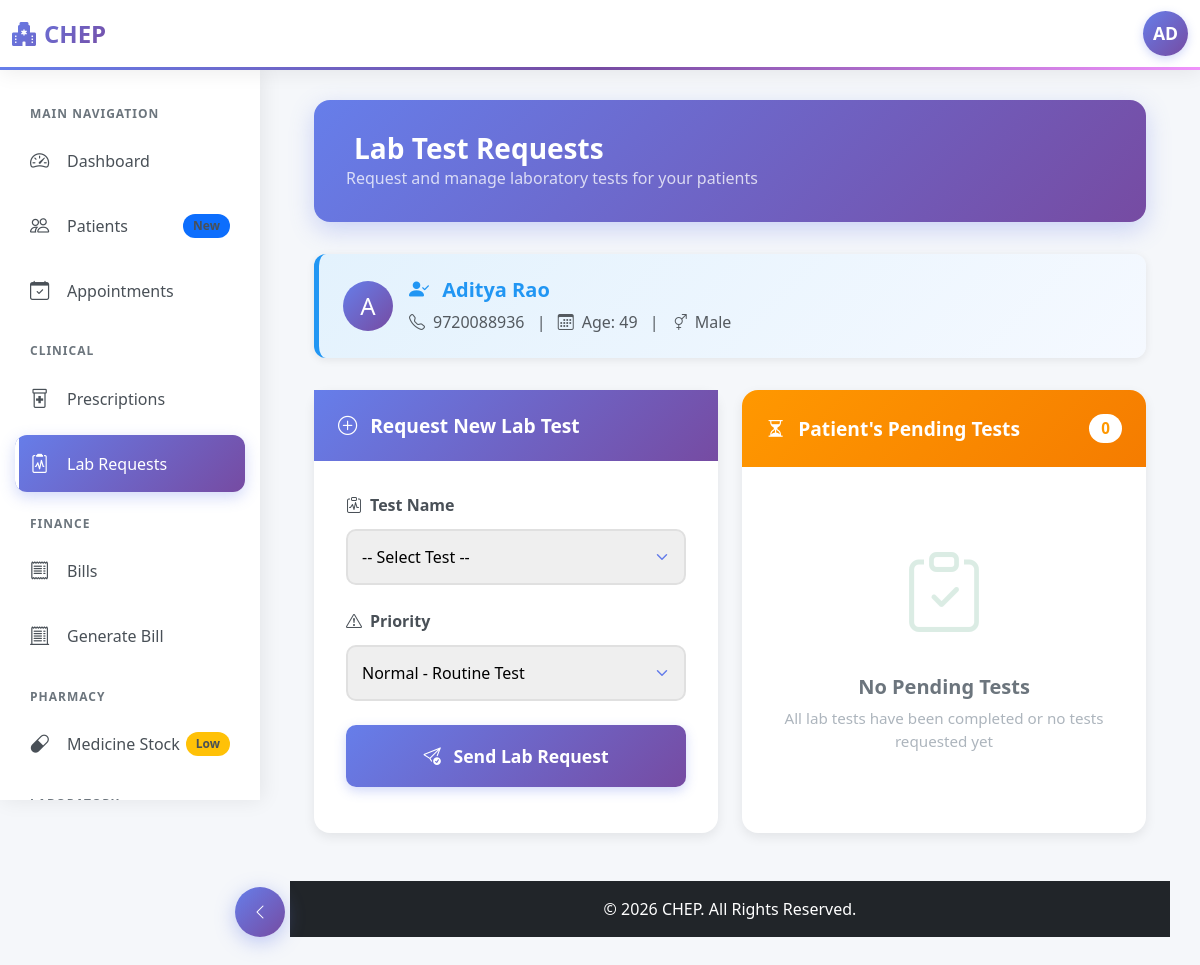
Page /doctor/lab_requests.php?patient_id=1 (signed in) on the committed database.
### tables this page shows
CREATE TABLE patients (
    id INT UNSIGNED PRIMARY KEY AUTO_INCREMENT,
    name VARCHAR(100) NOT NULL,
    email VARCHAR(150),
    contact VARCHAR(15) NOT NULL,
    gender ENUM('male', 'female', 'other'),
    dob DATE,
    blood_group VARCHAR(5),
    address TEXT,
    city VARCHAR(100),
    pincode VARCHAR(10),
    emergency_contact VARCHAR(15),
    created_at TIMESTAMP DEFAULT CURRENT_TIMESTAMP
);

### includes/functions.php (called while the page is built, shortened)
<?php
function calculate_age($dob) {
    return date_diff(date_create($dob), date_create('now'))->y;
}
?>

### doctor/lab_requests.php (the view, shortened to what this page needs)
<?php
require_once '../config.php';
require_once '../includes/header.php';
$patient_id = (int)($_GET['patient_id'] ?? 0);
$patient = null;
if ($patient_id > 0) {
    $stmt_patient = $conn->prepare("SELECT * FROM patients WHERE id = ?");
    $stmt_patient->bind_param('i', $patient_id);
    $stmt_patient->execute();
    $patient = $stmt_patient->get_result()->fetch_assoc();
}
$doctor_id = $_SESSION['user']['id'];
$pending_tests = $patient_id ? $conn->query("
    SELECT * FROM lab_tests
    WHERE patient_id = $patient_id AND doctor_id = $doctor_id AND status = 'pending'
    ORDER BY id DESC
") : null;
$all_pending = $conn->query("
    SELECT lt.*, p.name as patient_name, p.contact
    FROM lab_tests lt
    JOIN patients p ON lt.patient_id = p.id
    WHERE lt.doctor_id = $doctor_id AND lt.status = 'pending'
    ORDER BY
        CASE WHEN lt.priority = 'urgent' THEN 1 ELSE 2 END,
        lt.id DESC
    LIMIT 10
");
?>
<div class="container-fluid px-4">
    <div class="page-header">
        <div class="d-flex justify-content-between align-items-center flex-wrap">
            <div>
                <h2>
                    <i class="bi bi-flask me-2"></i> Lab Test Requests
                </h2>
                <p class="mb-0 opacity-75">
                    Request and manage laboratory tests for your patients
                </p>
            </div>
        </div>
    </div>
    <?php if ($patient): ?>
    <div class="patient-info-card">
        <div class="d-flex align-items-center">
            <div class="test-icon me-3">
                <?php echo strtoupper(substr($patient['name'], 0, 1)); ?>
            </div>
            <div>
                <h5>
                    <i class="bi bi-person-check-fill me-2"></i>
                    <?php echo htmlspecialchars($patient['name']); ?>
                </h5>
                <div class="text-muted">
                    <i class="bi bi-telephone me-2"></i><?php echo htmlspecialchars($patient['contact']); ?>
                    <span class="mx-2">|</span>
                    <i class="bi bi-calendar3 me-2"></i>Age: <?php echo $patient['dob'] ? calculate_age($patient['dob']) : '-'; ?>
                    <span class="mx-2">|</span>
                    <i class="bi bi-gender-ambiguous me-2"></i><?php echo ucfirst($patient['gender']); ?>
                </div>
            </div>
        </div>
    </div>
    <?php endif; ?>
    <div class="row g-4">
        <div class="col-lg-6">
            <div class="card modern-card overflow-visible">
                <div class="card-header-gradient">
                    <h5>
                        <span>
                            <i class="bi bi-plus-circle me-2"></i> Request New Lab Test
                        </span>
                    </h5>
                </div>
                <div class="card-body-form">
                    <form method="POST" id="labRequestForm">
                        <div class="mb-4">
                            <label class="form-label-modern">
                                <i class="bi bi-clipboard-pulse"></i> Test Name
                            </label>
                            <select name="test_name" class="form-select-modern" required>
                                <option value="">-- Select Test --</option>
                            </select>
                        </div>
                        <div class="mb-4">
                            <label class="form-label-modern">
                                <i class="bi bi-exclamation-triangle"></i> Priority
                            </label>
                            <select name="priority" class="form-select-modern" required>
                                <option value="normal">Normal - Routine Test</option>
                            </select>
                        </div>
                        <button type="submit" class="btn btn-submit">
                            <i class="bi bi-send-check me-2"></i> Send Lab Request
                        </button>
                    </form>
                </div>
            </div>
        </div>
        <div class="col-lg-6">
            <div class="card modern-card">
                <div class="card-header-warning">
                    <h5>
                        <span>
                            <i class="bi bi-hourglass-split me-2"></i>
                            <?php echo $patient ? "Patient's Pending Tests" : "All Pending Lab Tests"; ?>
                        </span>
                        <span class="count-badge">
                            <?php echo $patient ? ($pending_tests ? $pending_tests->num_rows : 0) : $all_pending->num_rows; ?>
                        </span>
                    </h5>
                </div>
                <div class="card-body p-0">
                    <?php
                    $tests_to_display = $patient ? $pending_tests : $all_pending;
                    if ($tests_to_display && $tests_to_display->num_rows > 0):
                    ?>
                        <?php while($test = $tests_to_display->fetch_assoc()): ?>
                        <div class="test-item">
                            <div class="d-flex justify-content-between align-items-start mb-2">
                                <div class="test-name">
                                    <i class="bi bi-flask me-2 text-primary"></i>
                                    <?php echo htmlspecialchars($test['test_name']); ?>
                                </div>
                                <span class="priority-badge priority-<?php echo $test['priority']; ?>">
                                    <?php if ($test['priority'] == 'urgent'): ?>
                                        <i class="bi bi-exclamation-triangle me-1"></i>
                                    <?php endif; ?>
                                    <?php echo ucfirst($test['priority']); ?>
                                </span>
                            </div>
                            <?php if (!$patient && isset($test['patient_name'])): ?>
                            <div class="mb-2">
                                <small class="text-muted">
                                    <i class="bi bi-person me-1"></i>
                                    <strong><?php echo htmlspecialchars($test['patient_name']); ?></strong>
                                    <span class="mx-2">|</span>
                                    <i class="bi bi-telephone me-1"></i>
                                    <?php echo htmlspecialchars($test['contact']); ?>
                                </small>
                            </div>
                            <?php endif; ?>
                            <small class="text-muted">
                                <i class="bi bi-hash me-1"></i>
                                Test ID: #<?php echo $test['id']; ?>
                            </small>
                        </div>
                        <?php endwhile; ?>
                    <?php else: ?>
                        <div class="empty-state">
                            <div class="empty-state-icon">
                                <i class="bi bi-clipboard-check text-success"></i>
                            </div>
                            <h5>No Pending Tests</h5>
                            <p>All lab tests have been completed or no tests requested yet</p>
                        </div>
                    <?php endif; ?>
                </div>
            </div>
        </div>
    </div>
</div>
<?php require_once '../includes/footer.php'; ?>

### includes/header.php (style rules this page uses)
:root { --primary-gradient: linear-gradient(135deg, #667eea 0%, #764ba2 100%); --sidebar-width: 260px; --navbar-height: 70px; }
* { margin: 0; padding: 0; box-sizing: border-box; }
body { background: linear-gradient(to bottom right, #f8f9fa 0%, #e9ecef 100%); font-family: 'Segoe UI', Tahoma, Geneva, Verdana, sans-serif; overflow-x: hidden; }

### doctor/lab_requests.php (style rules this page uses)
body { background: #f5f7fa; }
.page-header { background: linear-gradient(135deg, #667eea 0%, #764ba2 100%); border-radius: 16px; padding: 2rem; color: white; margin-bottom: 2rem; box-shadow: 0 8px 24px rgba(102, 126, 234, 0.3); }
.page-header h2 { margin: 0; font-size: 1.75rem; font-weight: 700; }
.patient-info-card { background: linear-gradient(135deg, #e3f2fd 0%, #f5f9ff 100%); border-radius: 12px; padding: 1.5rem; border-left: 5px solid #2196f3; margin-bottom: 2rem; box-shadow: 0 2px 8px rgba(0,0,0,0.08); }
.patient-info-card h5 { color: #2196f3; margin: 0 0 0.5rem 0; font-weight: 700; }
.modern-card { border-radius: 16px; border: none; box-shadow: 0 4px 12px rgba(0,0,0,0.08); overflow: hidden; height: 100%; }
.card-header-gradient { background: linear-gradient(135deg, #667eea 0%, #764ba2 100%); color: white; padding: 1.5rem; border: none; }
.card-header-warning { background: linear-gradient(135deg, #ff9800 0%, #f57c00 100%); color: white; padding: 1.5rem; border: none; }
.card-header-gradient h5, .card-header-warning h5 { margin: 0; font-weight: 700; font-size: 1.2rem; display: flex; align-items: center; justify-content: space-between; }
.card-body-form { padding: 2rem; }
.form-label-modern { font-weight: 600; color: #495057; margin-bottom: 0.75rem; font-size: 1rem; display: flex; align-items: center; gap: 0.5rem; }
.form-control-modern, .form-select-modern { border: 2px solid #e0e0e0; border-radius: 10px; padding: 0.875rem; font-size: 1rem; transition: all 0.3s ease; width: 100%; }
.form-select-modern { background-repeat: no-repeat; background-position: right 0.875rem center; background-size: 16px 12px; padding-right: 2.5rem; appearance: none; -webkit-appearance: none; -moz-appearance: none; }
.btn-submit { background: linear-gradient(135deg, #667eea 0%, #764ba2 100%); color: white; border: none; padding: 1.125rem; border-radius: 10px; font-weight: 700; font-size: 1.1rem; transition: all 0.3s ease; box-shadow: 0 4px 12px rgba(102, 126, 234, 0.3); width: 100%; }
.empty-state { padding: 4rem 2rem; text-align: center; }
.empty-state-icon { font-size: 5rem; opacity: 0.15; margin-bottom: 1.5rem; }
.empty-state h5 { font-size: 1.25rem; font-weight: 600; color: #6c757d; margin-bottom: 0.5rem; }
.empty-state p { color: #adb5bd; font-size: 0.95rem; }
.test-icon { width: 50px; height: 50px; border-radius: 50%; background: linear-gradient(135deg, #667eea, #764ba2); color: white; display: flex; align-items: center; justify-content: center; font-size: 1.5rem; }
.count-badge { background: white; color: #ff9800; padding: 0.35rem 0.75rem; border-radius: 20px; font-weight: 700; font-size: 0.95rem; }
.overflow-visible { overflow: visible; }

### rows in the picture
patients: name "A", name "Aditya Rao", contact "9720088936", dob "49", gender "Male"

### other values in the picture
substr($user_name, 0, 2) "AD"
$pending_tests->num_rows "0"
